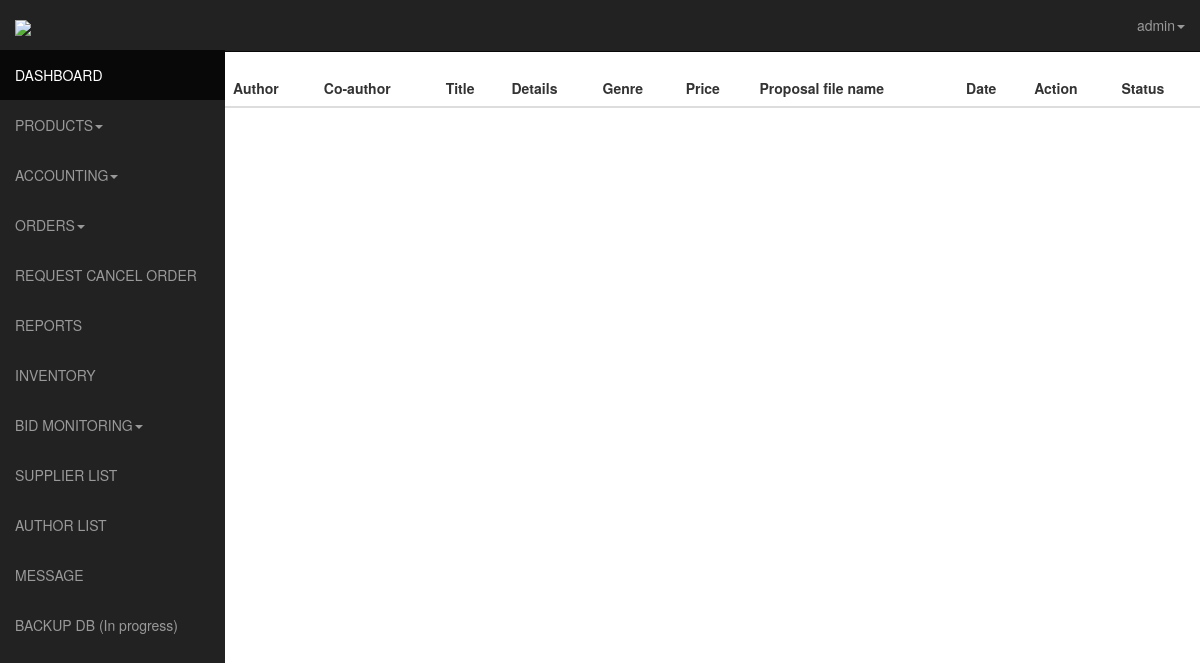
The page /admin/authorbidlist.php (signed in) on the database as committed earlier.
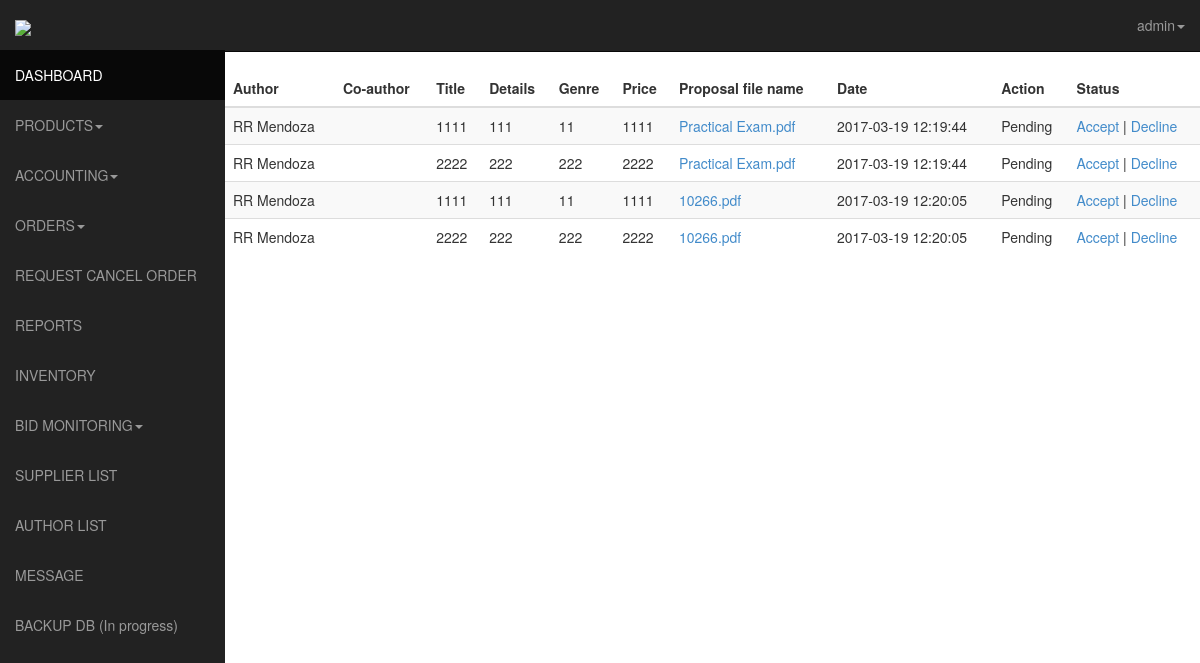
The same page on the database as committed later.
### tables this page shows
CREATE TABLE IF NOT EXISTS `author_bid` (
  `id` int(11) NOT NULL AUTO_INCREMENT,
  `bid_id` int(11) NOT NULL,
  `title` varchar(255) NOT NULL,
  `details` varchar(255) NOT NULL,
  `co_author` varchar(255) NOT NULL,
  `author_id` int(11) NOT NULL,
  `genre` varchar(255) NOT NULL,
  `projected_price` varchar(255) NOT NULL,
  `status` varchar(19) DEFAULT NULL,
  `created_date` timestamp NOT NULL DEFAULT CURRENT_TIMESTAMP,
  PRIMARY KEY (`id`)
);

CREATE TABLE IF NOT EXISTS `users` (
  `id` int(11) NOT NULL AUTO_INCREMENT,
  `usn` varchar(50) NOT NULL,
  `fname` varchar(120) NOT NULL,
  `lname` varchar(120) NOT NULL,
  `birthday` date NOT NULL,
  `address` varchar(60) NOT NULL,
  `contact` int(11) NOT NULL,
  `email` varchar(120) NOT NULL,
  `password` varchar(128) NOT NULL,
  `activate` int(11) NOT NULL,
  `code` int(11) NOT NULL,
  `date` date NOT NULL,
  `block` int(11) NOT NULL,
  `pic` int(11) NOT NULL,
  `ext` varchar(5) NOT NULL,
  `admin` int(11) NOT NULL,
  `user_type` int(10) NOT NULL,
  PRIMARY KEY (`id`)
);

CREATE TABLE IF NOT EXISTS `uploaded_bid_file` (
  `id` int(11) NOT NULL AUTO_INCREMENT,
  `author_id` int(11) NOT NULL,
  `file_name` varchar(255) NOT NULL,
  `ext` varchar(10) NOT NULL,
  `created_date` timestamp NOT NULL DEFAULT CURRENT_TIMESTAMP,
  PRIMARY KEY (`id`)
);

### admin/authorbidlist.php (the view, shortened to what this page needs)
<!DOCTYPE html>
<html lang="en">
  <head>
    <link href="css/bootstrap.css" rel="stylesheet">
    <link href="css/sb-admin.css" rel="stylesheet">-->
    <link rel="stylesheet" href="css/morris-0.4.3.min.css">
  </head>
  <body>
    <div id="wrapper">
      <nav class="navbar navbar-inverse  navbar-fixed-top" role="navigation">
      <?php include 'template/sidebar.php';?>
    <?php include 'template/top.php';?>
    </nav>
    <div class="table-responsive">
      <table class="table table-striped">
        <thead>
    <th>Author</th>
    <th>Co-author</th>
    <th>Title</th>
    <th>Details</th>
    <th>Genre</th>
    <th>Price</th>
    <th>Proposal file name</th>
    <th>Date</th>
    <th>Action</th>
    <th>Status</th>
  </thead>
  <?php
  $sql = mysql_query("SELECT author_bid . * , users . * , uploaded_bid_file . *
FROM author_bid
INNER JOIN users ON author_bid.author_id = users.id
INNER JOIN uploaded_bid_file ON users.id = uploaded_bid_file.author_id
WHERE users.user_type =2");
  $requestCount = mysql_num_rows($sql);
  if ($requestCount > 0) {
     while ($row = mysql_fetch_array($sql)) {
      $fname = $row['fname'];
      $lname = $row['lname'];
      $coauthor = $row['co_author'];
      $title = $row['title'];
      $details = $row['details'];
      $genre = $row['genre'];
      $price = $row['projected_price'];
      $filename = $row['file_name'];
      $date = $row['created_date'];
      $status = ($row['status'] == '0' ? 'Pending' : 'Completed');
      echo "
        <tr>
          <td>$fname $lname</td>
          <td>$coauthor</td>
          <td>$title</td>
          <td>$details</td>
          <td>$genre</td>
          <td>$price</td>
          <td><a href='viewuploadedbid.php?filename=$filename'>$filename</a></td>
          <td>$date</td>
          <td>$status</td>
          <td><a href=''>Accept</a> | <a href=''>Decline</a></td>
        </tr>
      ";
     }
  }
   ?>
      </table>
    </div>
    </div>
    </body>
    </html>

Rows that differ between the two databases and show on the page:
added author_bid: users.fname "RR", users.lname "Mendoza", title "1111", details "111", genre "11", projected_price "1111", uploaded_bid_file.file_name "Practical Exam.pdf", uploaded_bid_file.created_date "2017-03-19 12:19:44", status "Pending", uploaded_bid_file.file_name "10266.pdf", uploaded_bid_file.created_date "2017-03-19 12:20:05"
added author_bid: users.fname "RR", users.lname "Mendoza", title "2222", details "222", genre "222", projected_price "2222", uploaded_bid_file.file_name "Practical Exam.pdf", uploaded_bid_file.created_date "2017-03-19 12:19:44", status "Pending", uploaded_bid_file.file_name "10266.pdf", uploaded_bid_file.created_date "2017-03-19 12:20:05"
